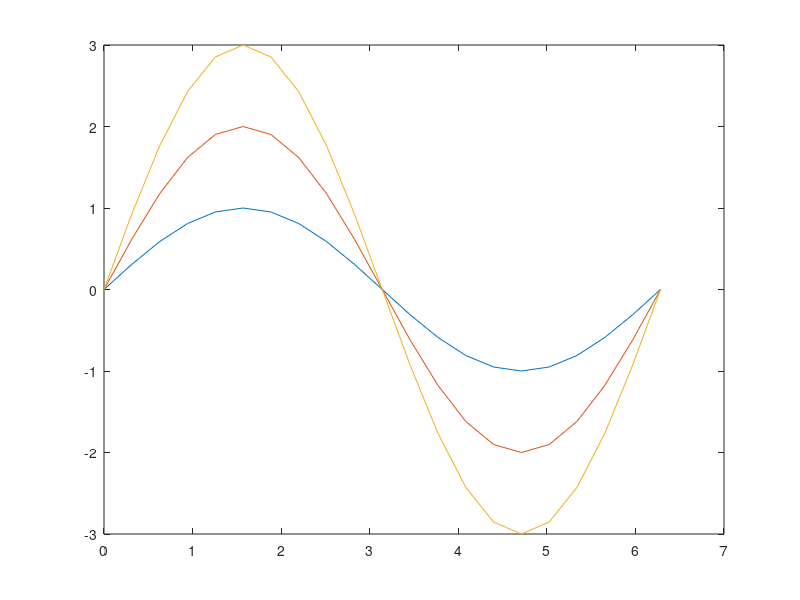

MATLAB code for this plot:
% t = 0:0.1:8*pi;
% x = cos(t) + t.*sin(t);
% y = sin(t) - t.*cos(t);
% plot(x, y);

x = 0:pi/10:2*pi;
y=sin(x);
plot([x;x;x]', [y;y*2;y*3]')